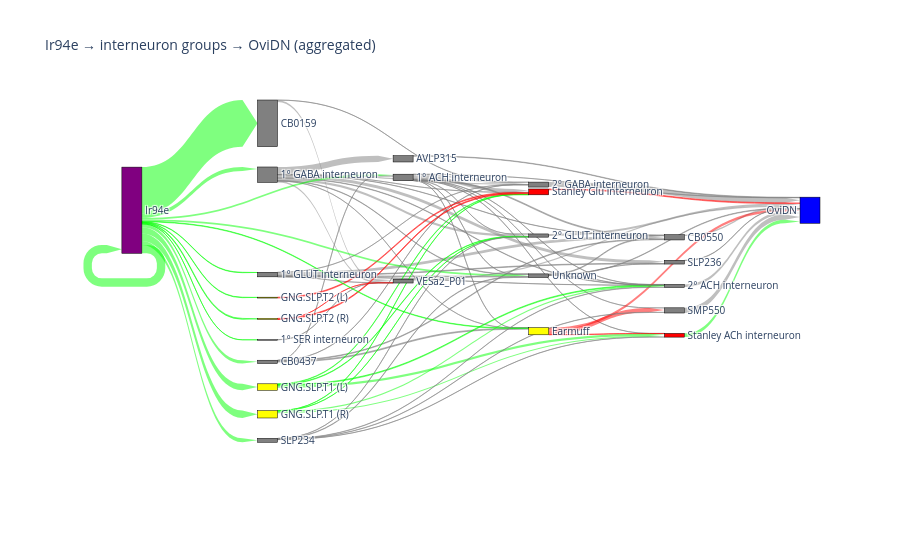

Write notebook code for a chart like this one.
### Code cell
import plotly.graph_objects as go

aggregated = pd.read_csv("grouped_edge_list.csv")

# Build global labels
name_to_idx = {}
labels = []

source = []
target = []
value = []

for group in aggregated['pre_group'].unique():
    if group not in name_to_idx:
        name_to_idx[group] = len(labels)
        labels.append(group)

for group in aggregated['post_group'].unique():
    if group not in name_to_idx:
        name_to_idx[group] = len(labels)
        labels.append(group)

for _, row in aggregated.iterrows():
    source.append(name_to_idx[row['pre_group']])
    target.append(name_to_idx[row['post_group']])
    value.append(row['syn_count'])

nt_to_color = {
    "ACH": "rgba(0, 255, 0, 0.5)",
    "GABA": "rgba(255, 0, 0, 0.5)",
    "GLUT": "rgba(255, 0, 0, 0.5)",
}

name_to_color = { # Key by group name for easier identification
    "Ir94e": {"line": "purple", "arrow": "rgba(0, 255, 0, 0.5)"},
    "GNG.SLP.T1 (L)": {"line": "yellow", "arrow": "rgba(0, 255, 0, 0.5)"},
    "GNG.SLP.T1 (R)": {"line": "yellow", "arrow": "rgba(0, 255, 0, 0.5)"},
    "GNG.SLP.T2 (L)": {"line": "yellow", "arrow": "rgba(255, 0, 0, 0.5)"},
    "GNG.SLP.T2 (R)": {"line": "yellow", "arrow": "rgba(255, 0, 0, 0.5)"},
    "Earmuff": {"line": "yellow", "arrow": "rgba(255, 0, 0, 0.5)"},
    "Stanley Glu interneuron": {"line": "red", "arrow": "rgba(255, 0, 0, 0.5)"},
    "Stanley ACh interneuron": {"line": "red", "arrow": "rgba(0, 255, 0, 0.5)"},
    "OviDN": {"line": "blue", "arrow": "rgba(0, 255, 0, 0.5)"},
    "1° ACH interneuron": {"line": "gray", "arrow": "rgba(0, 255, 0, 0.5)"},
    "1° GABA interneuron": {"line": "yellow", "arrow": "rgba(255, 0, 0, 0.5)"},
    "1° GLUT interneuron": {"line": "yellow", "arrow": "rgba(255, 0, 0, 0.5)"},
    "1° SER interneuron": {"line": "yellow", "arrow": "rgba(0, 0, 255, 0.5)"},
    "2° ACH interneuron": {"line": "gray", "arrow": "rgba(0, 255, 0, 0.5)"},
    "2° GABA interneuron": {"line": "yellow", "arrow": "rgba(255, 0, 0, 0.5)"},
    "2° GLUT interneuron": {"line": "yellow", "arrow": "rgba(255, 0, 0, 0.5)"},
    "AVLP315": {"line": "gray", "arrow": "rgba(0, 255, 0, 0.5)"},
    "CB0159": {"line": "yellow", "arrow": "rgba(255, 0, 0, 0.5)"},
    "CB0437": {"line": "gray", "arrow": "rgba(0, 255, 0, 0.5)"},
    "CB0550": {"line": "yellow", "arrow": "rgba(255, 0, 0, 0.5)"},
    "SLP234": {"line": "gray", "arrow": "rgba(0, 255, 0, 0.5)"},
    "SLP236": {"line": "gray", "arrow": "rgba(0, 255, 0, 0.5)"},
    "SMP550": {"line": "gray", "arrow": "rgba(0, 255, 0, 0.5)"},
    "Unknown": {"line": "gray", "arrow": "rgba(128, 128, 128, 0.5)"},
    "VESa2_P01": {"line": "yellow", "arrow": "rgba(255, 0, 0, 0.5)"}

}

node_colors = [name_to_color.get(label, {"line": "grey"})['line'] for label in labels]
arrow_colors = [name_to_color.get(labels[src], {"arrow": "rgba(128, 128, 128, 0.5)"})['arrow'] for src in source]

# plot Sankey
fig = go.Figure(data=[go.Sankey(
    node=dict(
        pad=15,
        thickness=20,
        line=dict(color="black", width=0.5),
        label=labels,
        color=node_colors
    ),
    link=dict(
        arrowlen=15,
        source=source,
        target=target,
        value=value,
        color=arrow_colors
    )
)])
fig.update_layout(title_text="Ir94e → interneuron groups → OviDN (aggregated)", font_size=10)
fig.show()

### Figure 1 — Plotly figure (JSON) as saved in the notebook; plotly's stock layout.template omitted (floating-point values rounded to 4 significant figures)
{"data": [{"link": {"arrowlen": 15, "color": ["rgba(128, 128, 128, 0.5)", "rgba(128, 128, 128, 0.5)", "rgba(128, 128, 128, 0.5)", "rgba(128, 128, 128, 0.5)", "rgba(128, 128, 128, 0.5)", "rgba(128, 128, 128, 0.5)", "rgba(128, 128, 128, 0.5)", "rgba(128, 128, 128, 0.5)", "rgba(128, 128, 128, 0.5)", "rgba(128, 128, 128, 0.5)", "rgba(128, 128, 128, 0.5)", "rgba(128, 128, 128, 0.5)", "rgba(128, 128, 128, 0.5)", "rgba(128, 128, 128, 0.5)", "rgba(128, 128, 128, 0.5)", "rgba(128, 128, 128, 0.5)", "rgba(128, 128, 128, 0.5)", "rgba(128, 128, 128, 0.5)", "rgba(128, 128, 128, 0.5)", "rgba(128, 128, 128, 0.5)", "rgba(128, 128, 128, 0.5)", "rgba(128, 128, 128, 0.5)", "rgba(128, 128, 128, 0.5)", "rgba(128, 128, 128, 0.5)", "rgba(128, 128, 128, 0.5)", "rgba(128, 128, 128, 0.5)", "rgba(128, 128, 128, 0.5)", "rgba(128, 128, 128, 0.5)", "rgba(128, 128, 128, 0.5)", "rgba(128, 128, 128, 0.5)", "rgba(128, 128, 128, 0.5)", "rgba(128, 128, 128, 0.5)", "rgba(128, 128, 128, 0.5)", "rgba(128, 128, 128, 0.5)", "rgba(128, 128, 128, 0.5)", "rgba(128, 128, 128, 0.5)", "rgba(128, 128, 128, 0.5)", "rgba(128, 128, 128, 0.5)", "rgba(255, 0, 0, 0.5)", "rgba(255, 0, 0, 0.5)", "rgba(255, 0, 0, 0.5)", "rgba(0, 255, 0, 0.5)", "rgba(0, 255, 0, 0.5)", "rgba(0, 255, 0, 0.5)", "rgba(0, 255, 0, 0.5)", "rgba(0, 255, 0, 0.5)", "rgba(0, 255, 0, 0.5)", "rgba(0, 255, 0, 0.5)", "rgba(0, 255, 0, 0.5)", "rgba(255, 0, 0, 0.5)", "rgba(255, 0, 0, 0.5)", "rgba(255, 0, 0, 0.5)", "rgba(0, 255, 0, 0.5)", "rgba(0, 255, 0, 0.5)", "rgba(0, 255, 0, 0.5)", "rgba(0, 255, 0, 0.5)", "rgba(0, 255, 0, 0.5)", "rgba(0, 255, 0, 0.5)", "rgba(0, 255, 0, 0.5)", "rgba(0, 255, 0, 0.5)", "rgba(0, 255, 0, 0.5)", "rgba(0, 255, 0, 0.5)", "rgba(0, 255, 0, 0.5)", "rgba(0, 255, 0, 0.5)", "rgba(0, 255, 0, 0.5)", "rgba(0, 255, 0, 0.5)", "rgba(128, 128, 128, 0.5)", "rgba(128, 128, 128, 0.5)", "rgba(128, 128, 128, 0.5)", "rgba(128, 128, 128, 0.5)", "rgba(128, 128, 128, 0.5)", "rgba(128, 128, 128, 0.5)", "rgba(128, 128, 128, 0.5)", "rgba(0, 255, 0, 0.5)", "rgba(255, 0, 0, 0.5)", "rgba(128, 128, 128, 0.5)", "rgba(128, 128, 128, 0.5)", "rgba(128, 128, 128, 0.5)", "rgba(128, 128, 128, 0.5)", "rgba(128, 128, 128, 0.5)"], "source": [0, 0, 0, 0, 0, 0, 0, 0, 0, 0, 1, 1, 1, 1, 1, 1, 1, 1, 1, 1, 2, 2, 2, 2, 2, 2, 3, 4, 5, 6, 7, 8, 8, 9, 9, 9, 9, 10, 11, 11, 11, 12, 12, 12, 12, 13, 13, 13, 13, 14, 15, 15, 16, 16, 16, 16, 16, 16, 16, 16, 16, 16, 16, 16, 16, 16, 17, 17, 17, 17, 17, 18, 19, 20, 21, 22, 22, 22, 22, 23], "target": [4, 5, 6, 10, 11, 24, 19, 20, 21, 22, 4, 5, 6, 7, 10, 11, 18, 21, 22, 23, 4, 5, 10, 18, 22, 23, 23, 24, 24, 24, 24, 5, 23, 0, 5, 10, 11, 24, 24, 19, 20, 4, 6, 20, 21, 4, 6, 20, 21, 21, 21, 23, 0, 1, 2, 3, 8, 9, 11, 12, 13, 14, 15, 16, 17, 22, 4, 6, 19, 20, 22, 24, 24, 24, 24, 4, 10, 24, 18, 24], "value": [6, 48, 5, 37, 6, 5, 6, 5, 127, 6, 17, 46, 88, 245, 8, 6, 115, 5, 17, 54, 5, 5, 108, 25, 30, 5, 6, 103, 193, 77, 19, 5, 77, 6, 5, 26, 36, 57, 102, 166, 10, 31, 19, 84, 19, 43, 6, 43, 8, 34, 34, 5, 68, 158, 18, 6, 1813, 126, 21, 251, 287, 19, 36, 326, 154, 68, 11, 7, 10, 5, 19, 13, 202, 142, 34, 7, 27, 21, 6, 48]}, "node": {"color": ["grey", "grey", "grey", "grey", "grey", "grey", "grey", "grey", "grey", "grey", "grey", "yellow", "yellow", "yellow", "yellow", "yellow", "purple", "grey", "grey", "grey", "red", "red", "grey", "grey", "blue"], "label": ["1° ACH interneuron", "1° GABA interneuron", "1° GLUT interneuron", "1° SER interneuron", "2° ACH interneuron", "2° GABA interneuron", "2° GLUT interneuron", "AVLP315", "CB0159", "CB0437", "CB0550", "Earmuff", "GNG.SLP.T1 (L)", "GNG.SLP.T1 (R)", "GNG.SLP.T2 (L)", "GNG.SLP.T2 (R)", "Ir94e", "SLP234", "SLP236", "SMP550", "Stanley ACh interneuron", "Stanley Glu interneuron", "Unknown", "VESa2_P01", "OviDN"], "line": {"color": "black", "width": 0.5}, "pad": 15, "thickness": 20}, "type": "sankey"}], "layout": {"font": {"size": 10}, "title": {"text": "Ir94e → interneuron groups → OviDN (aggregated)"}}}
